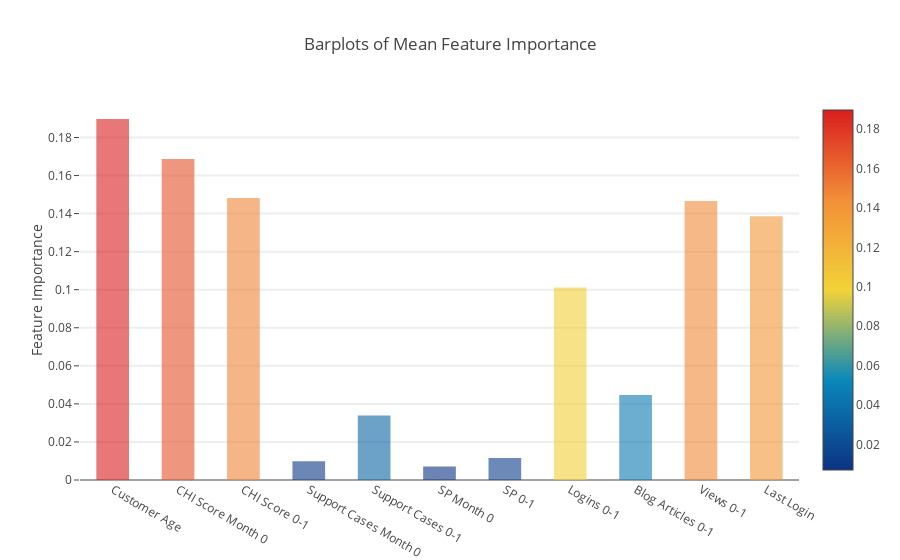

Notebook cell for this chart:
### Code cell
y = feature_dataframe['mean'].values
x = feature_dataframe['features'].values
data = [go.Bar(
            x= x,
             y= y,
            width = 0.5,
            marker=dict(
               color = feature_dataframe['mean'].values,
            colorscale='Portland',
            showscale=True,
            reversescale = False
            ),
            opacity=0.6
        )]

layout= go.Layout(
    autosize= True,
    title= 'Barplots of Mean Feature Importance',
    hovermode= 'closest',
#     xaxis= dict(
#         title= 'Pop',
#         ticklen= 5,
#         zeroline= False,
#         gridwidth= 2,
#     ),
    yaxis=dict(
        title= 'Feature Importance',
        ticklen= 5,
        gridwidth= 2
    ),
    showlegend= False
)
fig = go.Figure(data=data, layout=layout)
py.iplot(fig, filename='bar-direct-labels')

### Figure 1 — Plotly figure (JSON) as saved in the notebook; plotly's stock layout.template omitted (floating-point values rounded to 4 significant figures)
{"data": [{"marker": {"color": [0.1897, 0.1686, 0.1482, 0.009822, 0.03384, 0.007099, 0.01157, 0.1011, 0.04464, 0.1467, 0.1387], "colorscale": "Portland", "reversescale": false, "showscale": true}, "opacity": 0.6, "type": "bar", "width": 0.5, "x": ["Customer Age", "CHI Score Month 0", "CHI Score 0-1", "Support Cases Month 0", "Support Cases 0-1", "SP Month 0", "SP 0-1", "Logins 0-1", "Blog Articles 0-1", "Views 0-1", "Last Login"], "y": [0.1897, 0.1686, 0.1482, 0.009822, 0.03384, 0.007099, 0.01157, 0.1011, 0.04464, 0.1467, 0.1387]}], "layout": {"autosize": true, "hovermode": "closest", "showlegend": false, "title": "Barplots of Mean Feature Importance", "yaxis": {"gridwidth": 2, "ticklen": 5, "title": "Feature Importance"}}}
